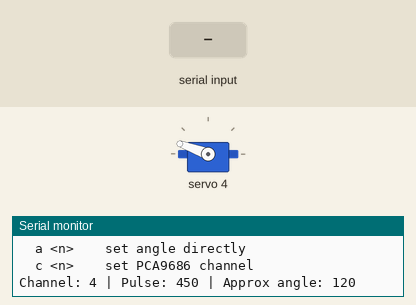
A sketch run on a simulated Arduino Uno, built with avr-gcc and run on an emulated ATmega328P. Shown: servo, the last lines printed to the serial monitor. The inputs (shaded band) are chosen by the test bench.

Above: at 1.2 s.
1.3 s: "-\n" received over Serial
At 2.0 s:
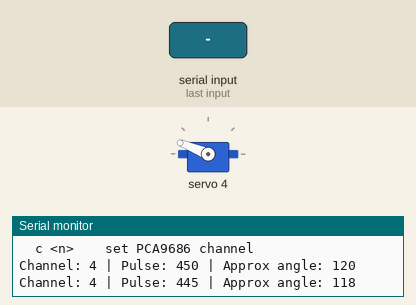
2.8 s: "+\n" received over Serial
At 3.1 s:
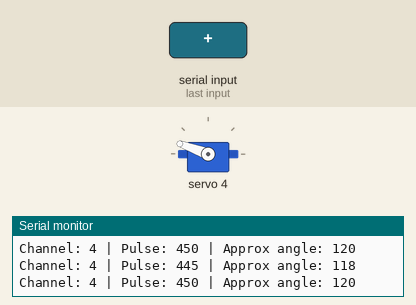
Timing chart, 0 to 5.8 s (numbered marks = the images above; inputs shaded):
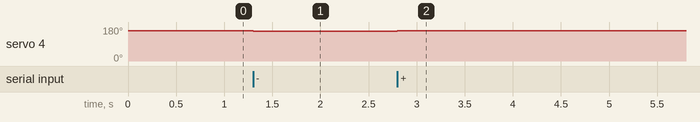

The sketch:

gripper_calibration_serial.ino
```cpp
// Gripper calibration tool for a PCA9686-driven servo.
//
// Upload this sketch, open Serial Monitor at 115200 baud, and send commands:
//   ?              -> print help and current state
//   s              -> print current state
//   +              -> increase pulse by 5
//   -              -> decrease pulse by 5
//   ++             -> increase pulse by 20
//   --             -> decrease pulse by 20
//   p <value>      -> set raw PCA9686 pulse directly (150-600 typical)
//   a <angle>      -> set servo angle in degrees (0-180)
//   c <channel>    -> change PCA9686 channel
//
// Use this to find the pulse values for fully open and fully closed positions.

#include <Wire.h>
#include <Adafruit_PWMServoDriver.h>

Adafruit_PWMServoDriver pwm = Adafruit_PWMServoDriver(0x40);

const uint16_t SERVOMIN = 150;
const uint16_t SERVOMAX = 600;
const uint8_t SERVO_FREQ = 50;

uint8_t currentChannel = 4;
uint16_t currentPulse = 450;

uint16_t angleToPulse(int angle) {
  angle = constrain(angle, 0, 180);
  return map(angle, 0, 180, SERVOMIN, SERVOMAX);
}

int pulseToAngle(uint16_t pulse) {
  pulse = constrain(pulse, SERVOMIN, SERVOMAX);
  return map(pulse, SERVOMIN, SERVOMAX, 0, 180);
}

void applyPulse() {
  pwm.setPWM(currentChannel, 0, currentPulse);
}

void printState() {
  Serial.print("Channel: ");
  Serial.print(currentChannel);
  Serial.print(" | Pulse: ");
  Serial.print(currentPulse);
  Serial.print(" | Approx angle: ");
  Serial.println(pulseToAngle(currentPulse));
}

void printHelp() {
  Serial.println("Commands:");
  Serial.println("  ?        help");
  Serial.println("  s        show current state");
  Serial.println("  + / -    step pulse by 5");
  Serial.println("  ++ / --  step pulse by 20");
  Serial.println("  p <n>    set pulse directly");
  Serial.println("  a <n>    set angle directly");
  Serial.println("  c <n>    set PCA9686 channel");
}

void setup() {
  Serial.begin(115200);
  while (!Serial) { }

  pwm.begin();
  pwm.setPWMFreq(SERVO_FREQ);

  applyPulse();

  Serial.println("Gripper calibration ready");
  printHelp();
  printState();
}

void loop() {
  if (Serial.available() <= 0) {
    return;
  }

  String line = Serial.readStringUntil('\n');
  line.trim();

  if (line.length() == 0) {
    return;
  }

  if (line == "?" || line == "help") {
    printHelp();
    printState();
    return;
  }

  if (line == "s") {
    printState();
    return;
  }

  if (line == "+") {
    currentPulse = constrain(currentPulse + 5, SERVOMIN, SERVOMAX);
    applyPulse();
    printState();
    return;
  }

  if (line == "-") {
    currentPulse = constrain(currentPulse - 5, SERVOMIN, SERVOMAX);
    applyPulse();
    printState();
    return;
  }

  if (line == "++") {
    currentPulse = constrain(currentPulse + 20, SERVOMIN, SERVOMAX);
    applyPulse();
    printState();
    return;
  }

  if (line == "--") {
    currentPulse = constrain(currentPulse - 20, SERVOMIN, SERVOMAX);
    applyPulse();
    printState();
    return;
  }

  int spaceIndex = line.indexOf(' ');
  if (spaceIndex < 0) {
    Serial.println("Invalid command");
    return;
  }

  String command = line.substring(0, spaceIndex);
  int value = line.substring(spaceIndex + 1).toInt();

  if (command == "p") {
    currentPulse = constrain(value, SERVOMIN, SERVOMAX);
    applyPulse();
    printState();
    return;
  }

  if (command == "a") {
    currentPulse = angleToPulse(value);
    applyPulse();
    printState();
    return;
  }

  if (command == "c") {
    currentChannel = constrain(value, 0, 15);
    applyPulse();
    printState();
    return;
  }

  Serial.println("Unknown command");
}
```

Measured:
- after the input at 1.3 s, servo 4: 160° → 158° at once
- after the input at 2.8 s, servo 4: 158° → 160° at once
